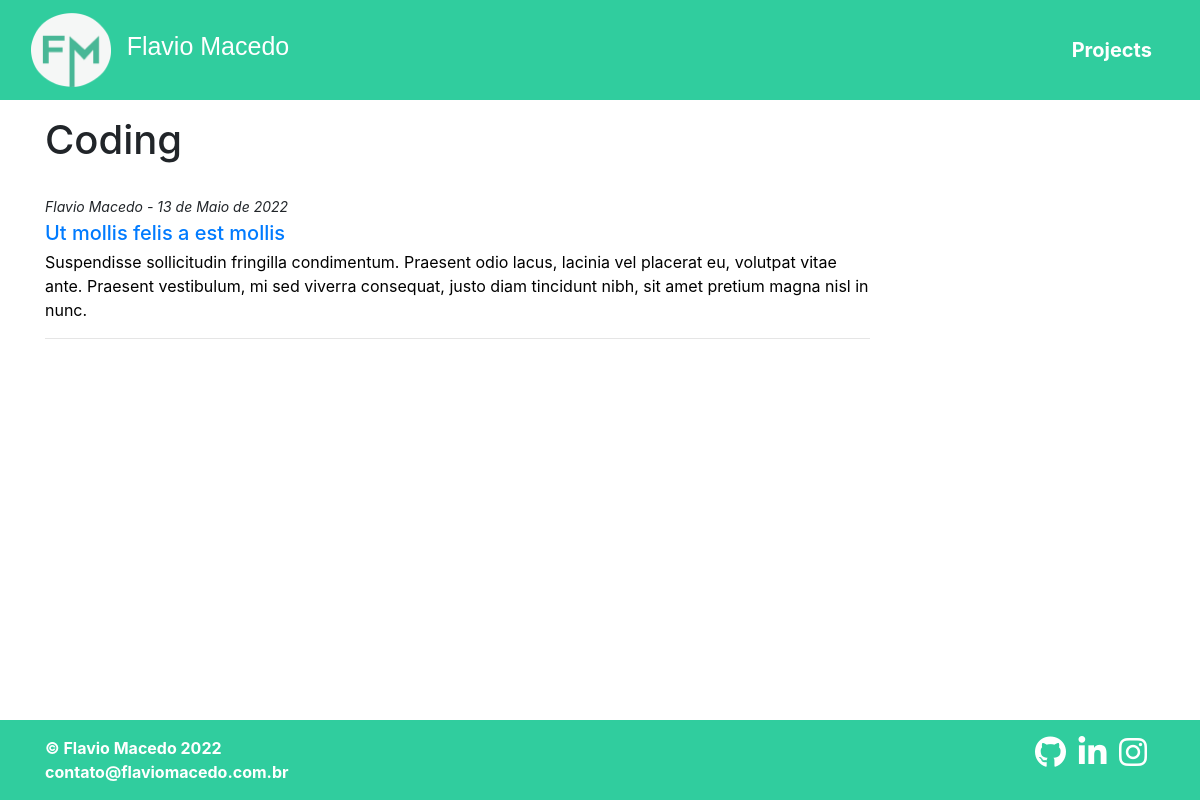
The app's page /category/coding, older data.
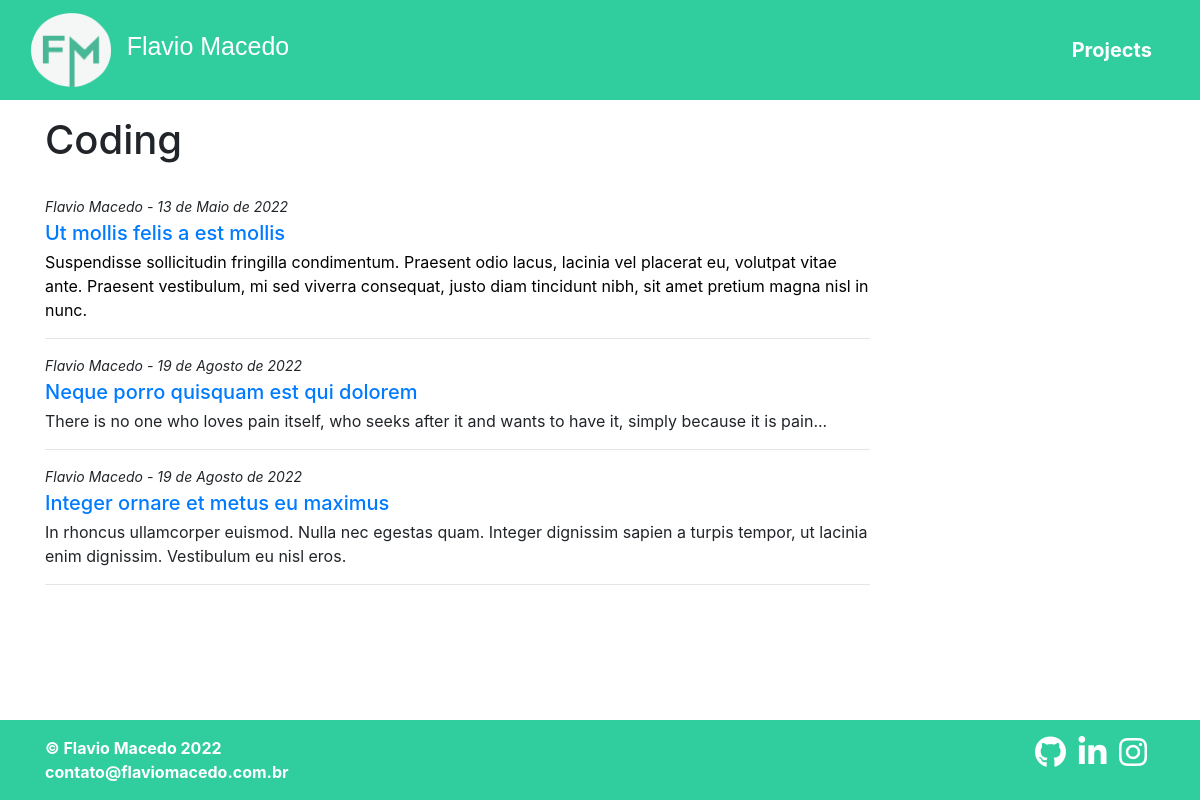
The same page, newer data.
### blog/models.py (models this page shows, shortened)
class Category(models.Model):
    name = models.CharField(max_length=255)
    class Meta:
        verbose_name_plural = 'Categories'
    def __str__(self):
        return self.name

class Post(models.Model):
    title = models.CharField(max_length=255)
    author = models.ForeignKey(User, on_delete=models.CASCADE)
    summary = RichTextField()
    content = RichTextUploadingField()
    post_date = models.DateField(auto_now_add=True)
    category = models.ForeignKey(Category, blank=True, null=True, on_delete=models.SET_NULL)

### blog/views.py (the view)
# urls.py: path('category/<str:cats>', views.CategoryView, name="category"),
def CategoryView(request, cats):
    cats = Category.objects.get(name=cats)
    category_posts = Post.objects.filter(category=cats)
    return render(request, 'category.html', {'cats': str(cats).capitalize, 'category_posts': category_posts})

### blog/templates/category.html
{% extends 'base.html' %}
{% load static %}
{% block 'head' %}
    <link rel="stylesheet" href="{% static 'blog/css/home.css' %}">
{% endblock 'head' %}
{% block 'body' %}
    <main class="container my-3">
        <div class="row">
            <div class="col-md-9 border-md-right border-sm-right-0">
                <h1>{{ cats }}</h1>
                <br>
                {% for post in category_posts %}
                    <div class="">
                        <p class="font-italic small mb-1">{{post.author.first_name}} {{post.author.last_name}} - {{post.post_date}}</p>
                        <a href="{% url 'article-detail' post.pk %}" class="taglink text-decoration-none h5 mb-0">
                            {{ post.title }}
                        </a>
                        <p class="mb-1">{{ post.summary|safe }}</p>
                    </div>
                    <hr>
                {% endfor %}
            </div>
        </div>
        <br><br><br><br><br>
    </main>
{% endblock 'body' %}

### templates/base.html (shortened to what this page needs)
{% load static %}
<!DOCTYPE html>
<html lang="pt-BR">
<head>
    {% block 'head' %}{% endblock 'head' %}
    <link rel="stylesheet" href="https://cdn.jsdelivr.net/npm/bootstrap@4.6.1/dist/css/bootstrap.min.css">
    <link href="https://maxcdn.bootstrapcdn.com/font-awesome/4.5.0/css/font-awesome.min.css" rel="stylesheet" />
    <link rel="stylesheet" href="https://cdnjs.cloudflare.com/ajax/libs/font-awesome/4.7.0/css/font-awesome.min.css">
</head>
<body>
    <nav class="navbar navbar-expand-lg navbar-dark bg_navbar">
        <a href="{% url 'index' %}" class="navbar-brand">
            <div class="container">
                <img src="{% static 'blog/img/logo.png' %}" width="80">&nbsp
                <h3 class="font_logo">Flavio Macedo</h3>
            </div>
        </a>
        <div class="collapse navbar-collapse" id="navbarCollapse">
            <ul class="navbar-nav ml-auto">
                <li class="nav-item active">
                    <a href="{% url 'project' %}" class="nav-link lead mr-4 font-weight-bold">Projects</a>
                </li>
            </ul>
        </div>
    </nav>
    {% block 'body' %}{% endblock 'body' %}
    {% block 'footer' %}
        <footer class="bg_navbar mt-auto py-3">
            <div class="container">
                <div class="row">
                    <div class="col text-white font-weight-bold">
                        © Flavio Macedo <span id="year">2022</span> <br>
                        <a class="font-weight-bold text-decoration-none text-white linkfooter" href="mailto: contato@flaviomacedo.com.br">
                            contato@flaviomacedo.com.br
                        </a>
                    </div>
                    <div class="col-lg-6 text-lg-right social-icons">
                        <a class="text-decoration-none text-white" href="https://github.com/Flaviohmm" target="_blank">
                            <i class="fab fa-github mr-lg-2 fa-2x linkfooter" aria-hidden="true"></i>
                        </a>
                        <a class="text-decoration-none text-white" href="https://www.linkedin.com/in/flavio-henrique-m2/" target="_blank">
                            <i class="fab fa-linkedin mr-lg-2 fa-2x linkfooter" aria-hidden="true"></i>
                        </a>
                        <a class="text-decoration-none text-white" href="https://www.instagram.com/flavio.hm2/" target="_blank">
                            <i class="fab fa-instagram mr-lg-2 fa-2x linkfooter" aria-hidden="true"></i>
                        </a>
                    </div>
                </div>
            </div>
        </footer>
    {% endblock 'footer' %}
</body>
</html>

### templates/static/blog/css/home.css (style rules this page uses)
.bg_navbar { background-color: #30CD9E; }
.font_logo { font-family: 'Poppins', sans-serif; font-size: 25px; display: inline; margin-left: 10px; }
footer { position: fixed; bottom: 0; width: 100%; }

Row changes from the older to the newer data that the page shows:
added Post: author.first_name "Flavio", author.last_name "Macedo", post_date "19 de Agosto de 2022", title "Neque porro quisquam est qui dolorem", summary "There is no one who loves pain itself, who seeks after it and wants to have it, simply because it is pain..."
added Post: author.first_name "Flavio", author.last_name "Macedo", post_date "19 de Agosto de 2022", title "Integer ornare et metus eu maximus", summary "In rhoncus ullamcorper euismod. Nulla nec egestas quam. Integer dignissim sapien a turpis tempor, ut lacinia enim dignissim. Vestibulum eu nisl eros."
